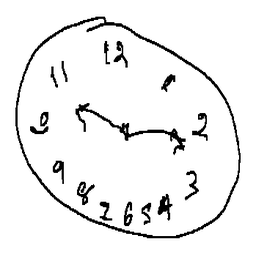
#> input picture clocks/1016925243982781625.png, 256 x 256 px; its folder holds 4 pictures in this run
$ python invertimagescript.py
#> lines starting #> are read from the running program, lines starting #| are printed output that depends on the picture
import cv2
import os

# Set the folder path
folder_path = 'clocks'

# List all files in the folder and filter for PNGs
files = [f for f in os.listdir(folder_path) if f.endswith('.png')]

# Loop through the first 50 PNG files
for i, file_name in enumerate(files[:50]):
    # Construct the full file path
    file_path = os.path.join(folder_path, file_name)

    # Read the image
    image = cv2.imread(file_path)
#> image is the input picture: shape (256, 256, 3); min 0, max 255, mean 239

    # Check if the image was loaded successfully
    if image is None:
        print(f"Error loading image {file_name}. Skipping...")
        continue

    # Invert the colors of the image
    inverted_image = cv2.bitwise_not(image)
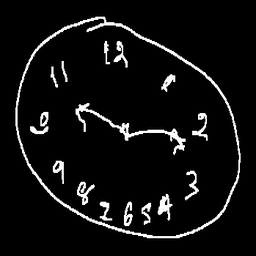
#> inverted_image: shape (256, 256, 3); min 0, max 255, mean 16

    # Save the inverted image with a new name
    inverted_file_path = os.path.join(folder_path, f'inverted_{file_name}')
    cv2.imwrite(inverted_file_path, inverted_image)

    print(f"Processed and saved: {inverted_file_path}")
#> pass 2 of the loop `for i, file_name in enumerate(files[:50]):`:
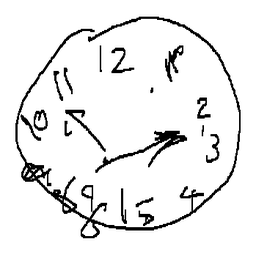
#> input picture clocks/1095423587275343356.png, 256 x 256 px
#> image is the input picture: shape (256, 256, 3); min 0, max 255, mean 235.5
#> `inverted_image = cv2.bitwise_not(image)`:
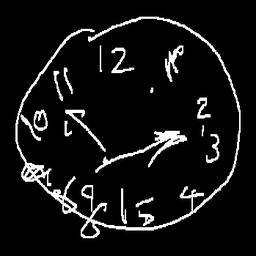
#> inverted_image: shape (256, 256, 3); min 0, max 255, mean 19.5
#> pass 3 of the loop `for i, file_name in enumerate(files[:50]):`:
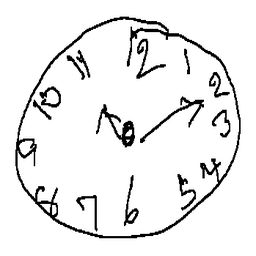
#> input picture clocks/1098288717173118859.png, 256 x 256 px
#> image is the input picture: shape (256, 256, 3); min 0, max 255, mean 235.9
#> `inverted_image = cv2.bitwise_not(image)`:
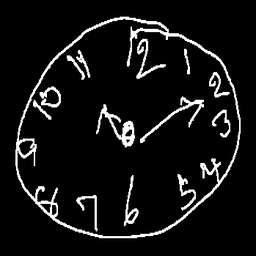
#> inverted_image: shape (256, 256, 3); min 0, max 255, mean 19.1
#> the loop made 4 passes; the first 3 are shown

print("Color inversion complete for the first 50 images.")
